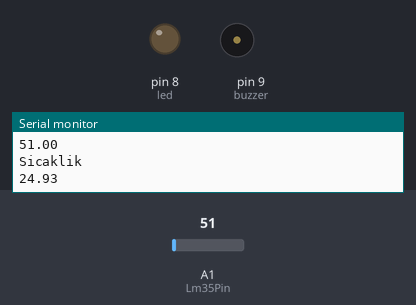
Simulated run of this sketch. Board: Arduino Uno, built with avr-gcc and run on an emulated ATmega328P. Parts: output pins drawn as LEDs (lit = HIGH), buzzer (waves = sounding, pin HIGH), the last lines printed to the serial monitor. Dashed ring = blinking. Inputs (shaded band) come from the test bench; at power-on: A1 (Lm35Pin) = 51.

Above: at 1.3 s.
1.4 s: A1 (Lm35Pin) set to 57
3.2 s: A1 (Lm35Pin) set to 67
At 4.4 s:
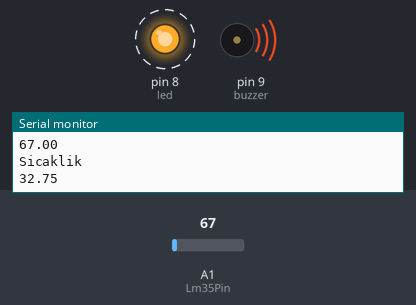
6.2 s: A1 (Lm35Pin) set to 61
At 7.3 s:
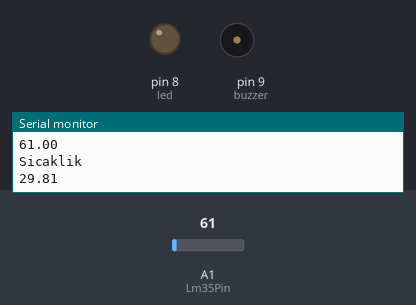
7.7 s: A1 (Lm35Pin) set to 71
At 8.9 s:
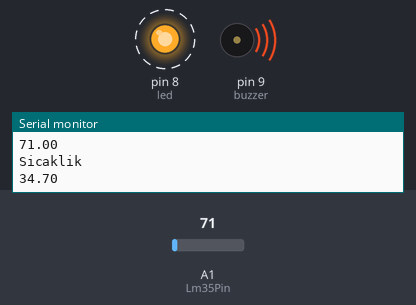
Timing chart, 0 to 11.7 s (numbered marks = the images above; inputs shaded):
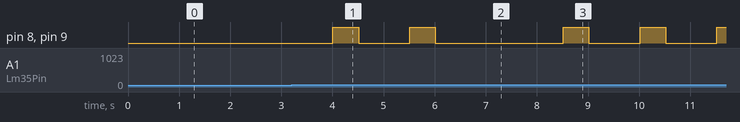

Measured:
- the behaviour switches between 61 and 62 on A1 (Lm35Pin) (found by bisection; images 0 and 1)
- after the input at 3.2 s, pin 8 (led), pin 9 (buzzer): alternates HIGH for 0.50 s and LOW for 1.0 s, starting after 0.81 s
- after the input at 6.2 s, pin 8 (led), pin 9 (buzzer): stays LOW (without the input it goes to HIGH after 0.81 s)
- after the input at 7.7 s, pin 8 (led), pin 9 (buzzer): alternates HIGH for 0.50 s and LOW for 1.0 s, starting after 0.82 s

The sketch:

LED_YAKMA.ino
```cpp
int Lm35Pin=A1;
int led = 8;
#define buzzer 9 // noktalı virgül yok
int zaman = 500;
float okunan_deger=0;
int sicaklik_gerilim =0;
float sicaklik = 0;

void setup() {
  // put your setup code here, to run once:
  pinMode(led,OUTPUT);
  pinMode(buzzer,OUTPUT);

  Serial.begin(9600);

}
void loop() {

 okunan_deger = analogRead(Lm35Pin);
 Serial.println("okunan deger");
 Serial.println(okunan_deger);
 okunan_deger=(okunan_deger/1023.0)*5000;
 sicaklik  = okunan_deger /10.0;
 // sicaklik = okunan_deger/9.31;
  Serial.println("Sicaklik");
  Serial.println(sicaklik);
  delay(zaman);

  if(sicaklik >=30){
    digitalWrite(led,HIGH);
    digitalWrite(buzzer,HIGH);
    delay(zaman);
    digitalWrite(led, LOW);
    digitalWrite(buzzer,LOW);
    delay(zaman);

  }else{
     digitalWrite(led, LOW);
     digitalWrite(buzzer,LOW);

  }
}
```
